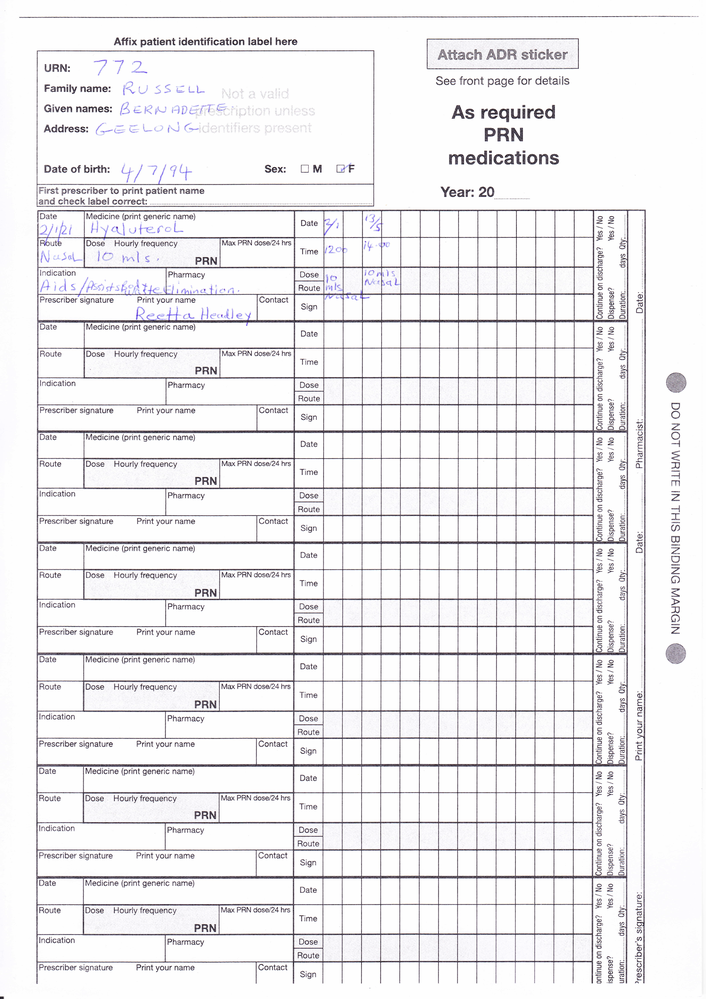
#> input picture preprocessing/tempImage/a_2_0.png, 706 x 999 px, shrunk from 1654 x 2339 before the run
$ python -i preprocessing_tableLineRemoving.py   (imports and definitions only)
#> lines starting #> are read from the running program, lines starting #| are printed output that depends on the picture; after the words box and inside, x2 and y2 are one past the last pixel; in counts of white or black regions, pixels touching at a corner belong together
#> further down, picture is the input picture: shape (999, 706, 3); mean B, G, R 239.1, 237.2, 238.3
'''
    Attention!!!
    The actual result of this part is not very good, so I manually processed a small part of the image before feeding it to the model.
    That's why I didn't add this part of the code to the main! If you need to reproduce it, it is recommended to run this part of the code separately
'''
import cv2
def table_line_remove(img):
    '''
    this function is for removing the table lines. Grayscaling is also done in this step
    :param img: an OpenCV imread input
    :return: 2-d array representing the image without table line
    '''
    gray = cv2.cvtColor(img, cv2.COLOR_BGR2GRAY)
    ret, binary = cv2.threshold(gray, 200, 255, 0)
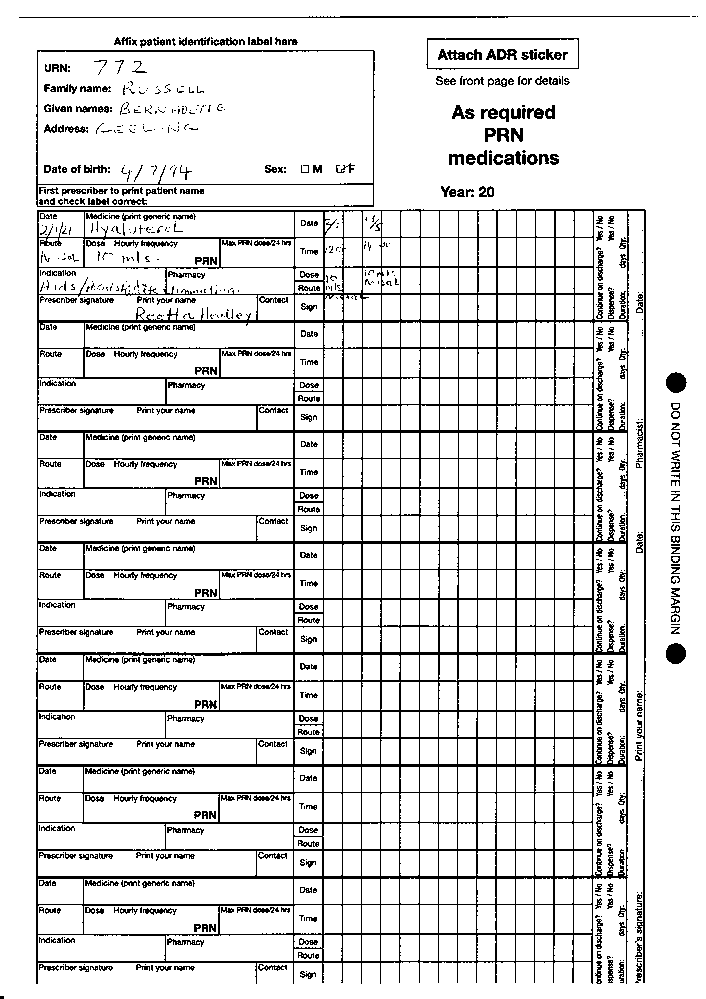
#> binary: shape (999, 706); 88% white; black in thin lines or dots
    # assuming, b_w is the binary image
    inv = 255 - binary
#> inv: shape (999, 706); 12% white in thin lines or dots
    horizontal_img = inv
    vertical_img = inv

    kernel = cv2.getStructuringElement(cv2.MORPH_RECT, (100, 1))
    horizontal_img = cv2.erode(horizontal_img, kernel, iterations=1)
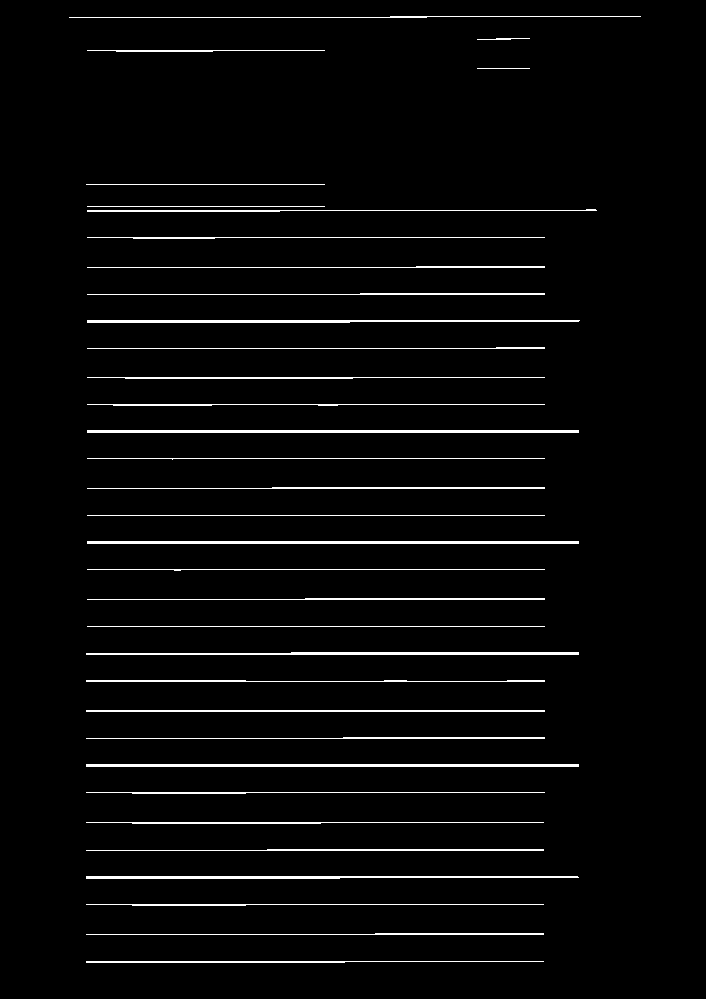
#> horizontal_img: shape (999, 706); 3.3% white in thin lines or dots, all inside (x1, y1, x2, y2) = (69, 16, 641, 963)
    horizontal_img = cv2.dilate(horizontal_img, kernel, iterations=1)
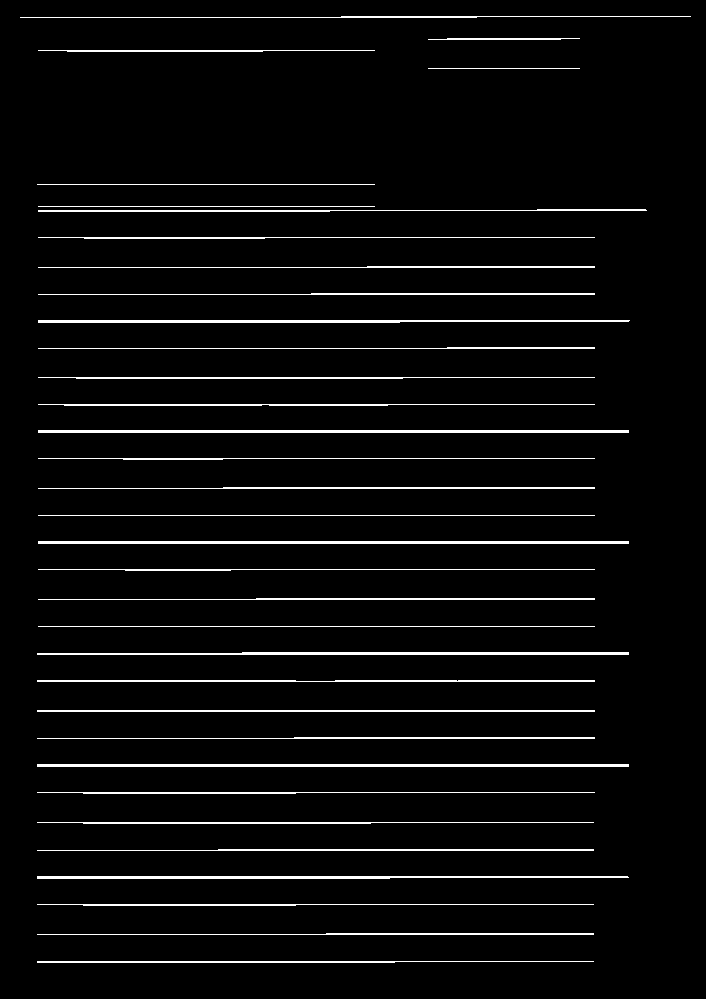
#> horizontal_img: shape (999, 706); 4.3% white in thin lines or dots

    kernel = cv2.getStructuringElement(cv2.MORPH_RECT, (1, 100))
    vertical_img = cv2.erode(vertical_img, kernel, iterations=1)
#> vertical_img: shape (999, 706); 2.1% white in thin lines or dots, all inside (x1, y1, x2, y2) = (36, 100, 646, 935)
    vertical_img = cv2.dilate(vertical_img, kernel, iterations=1)
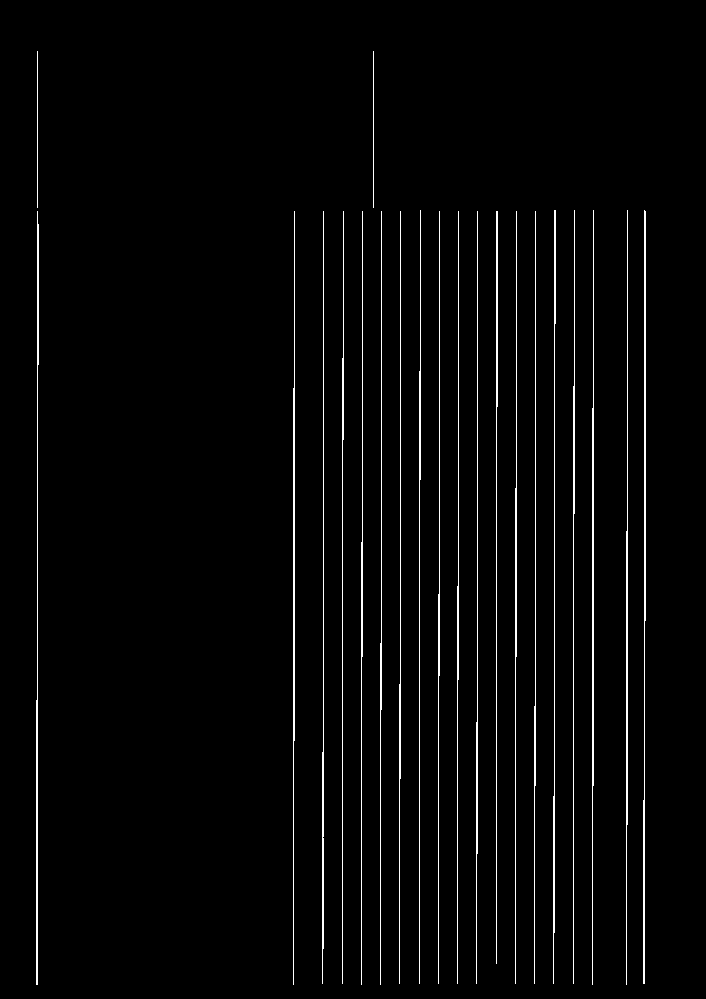
#> vertical_img: shape (999, 706); 2.7% white in thin lines or dots, all inside (x1, y1, x2, y2) = (36, 51, 646, 985)

    mask_img = horizontal_img + vertical_img
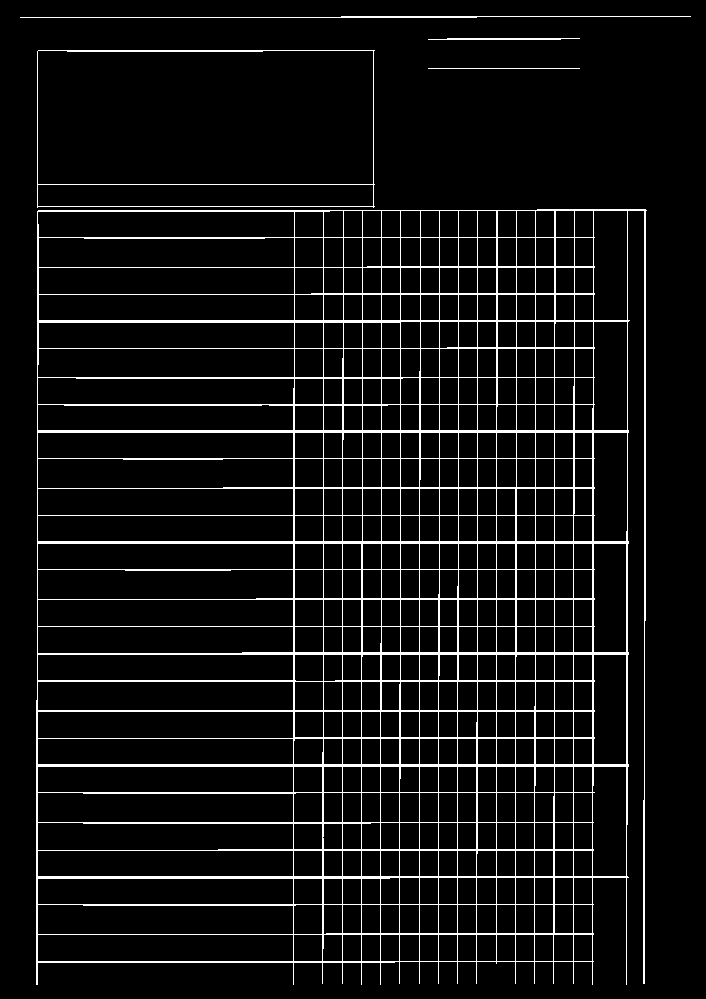
#> mask_img: shape (999, 706); min 0, max 255, mean 17.5
    # no_border = np.bitwise_or(binary, mask_img)
    no_border = cv2.bitwise_or(binary, mask_img)
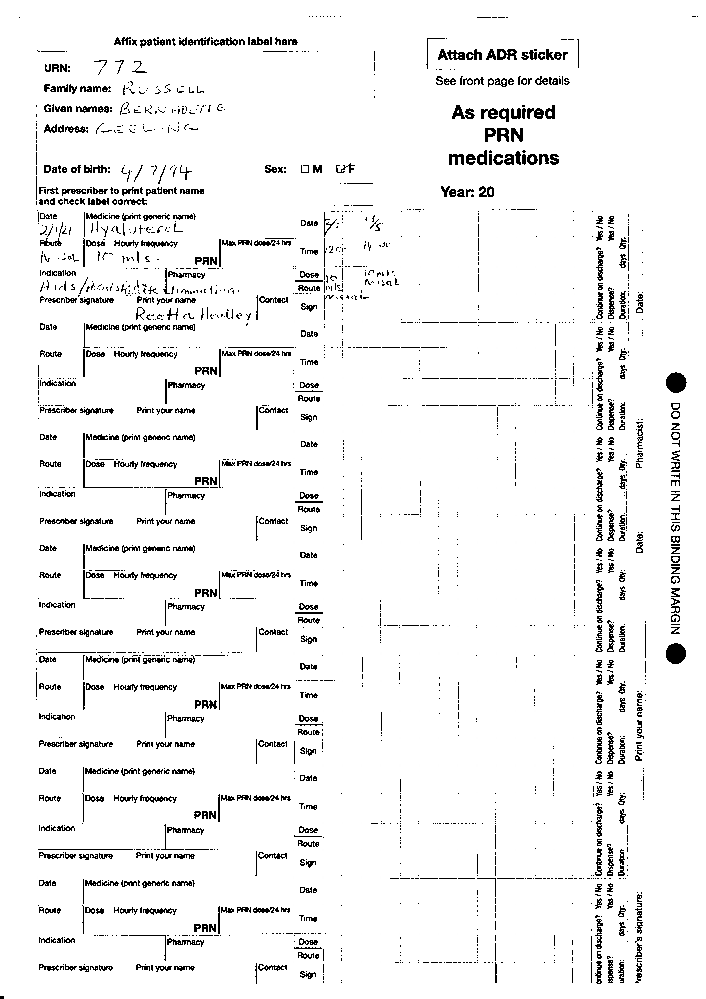
#> no_border: shape (999, 706); min 0, max 255, mean 242
    return no_border

>>> import cv2
>>> picture = cv2.imread('tempImage/a_2_0.png')
>>> result = table_line_remove(picture)

$ run again, on preprocessing/tempImage/c_10_0.png
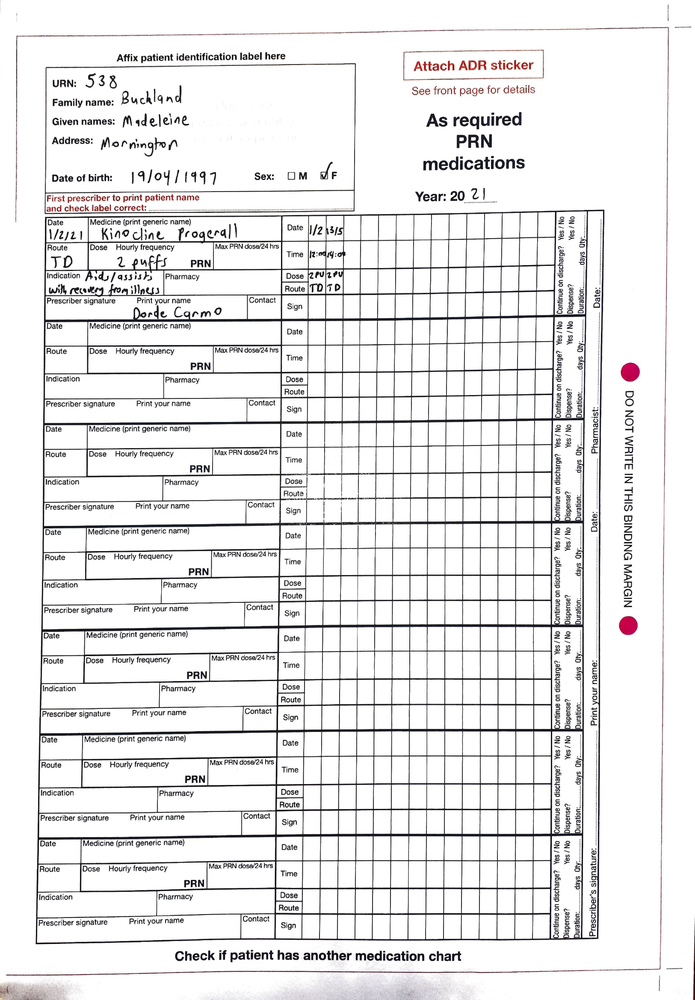
#> input picture preprocessing/tempImage/c_10_0.png, 695 x 1000 px, shrunk from 1625 x 2339 before the run
#> picture is the input picture: shape (1000, 695, 3); mean B, G, R 233.6, 233.1, 233.7
#> in table_line_remove, `ret, binary = cv2.threshold(gray, 200, 255, 0)`:
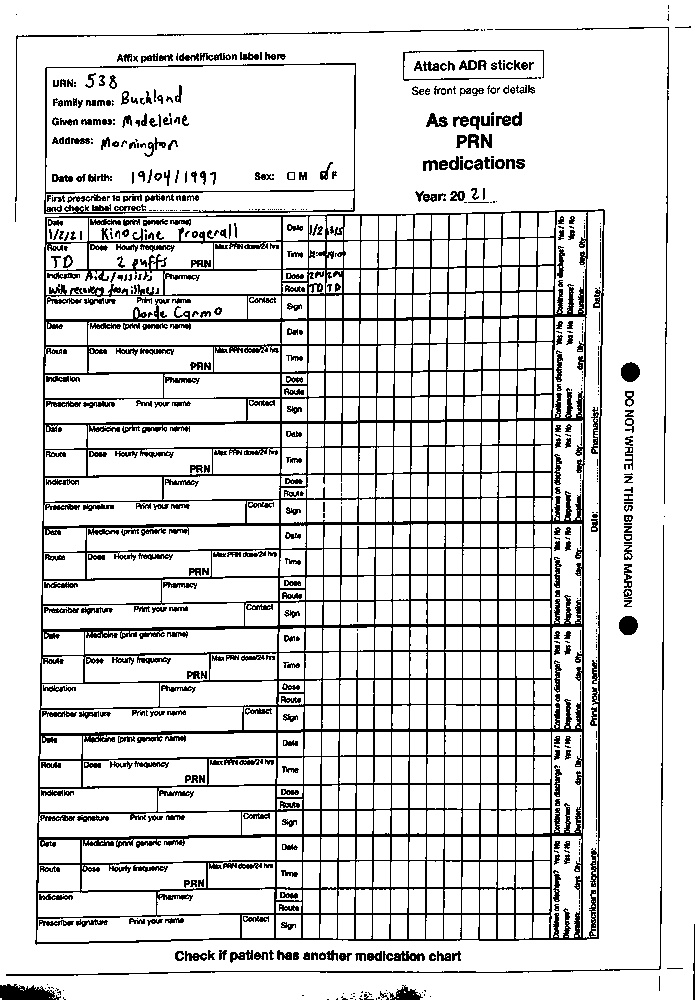
#> binary: shape (1000, 695); 86.2% white; black in thin lines or dots
#> inv: shape (1000, 695); 13.8% white in thin lines or dots
#> in table_line_remove, `no_border = cv2.bitwise_or(binary, mask_img)`:
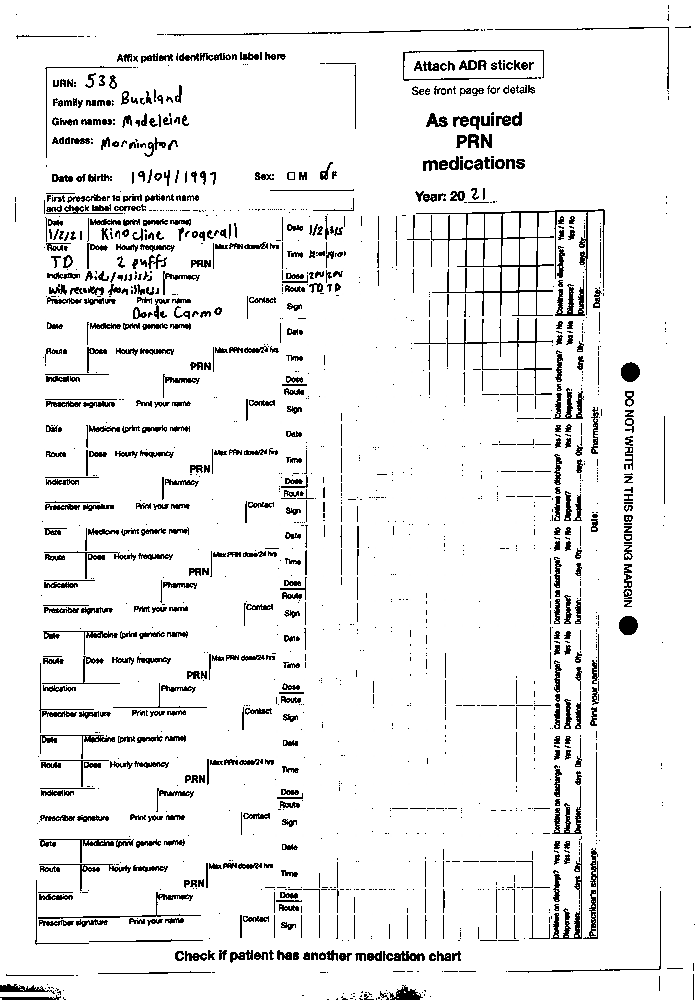
#> no_border: shape (1000, 695); min 0, max 255, mean 236.8

$ run again, on preprocessing/tempImage/c_1_0.png
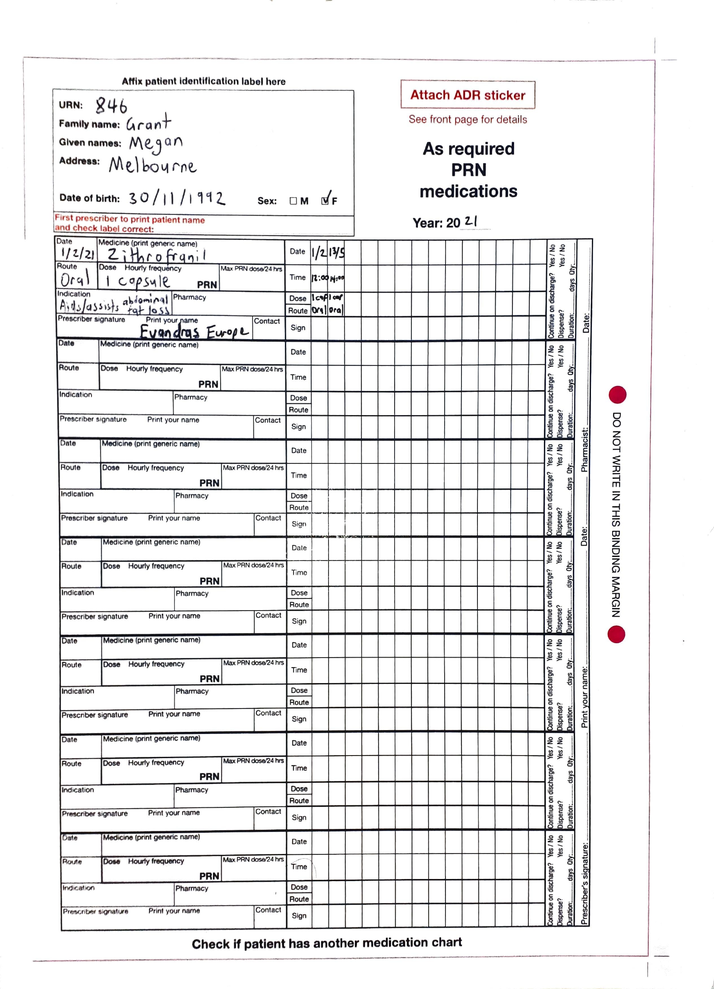
#> input picture preprocessing/tempImage/c_1_0.png, 714 x 989 px, shrunk from 1654 x 2292 before the run
#> picture is the input picture: shape (989, 714, 3); mean B, G, R 234.9, 234.5, 234.9
#> in table_line_remove, `ret, binary = cv2.threshold(gray, 200, 255, 0)`:
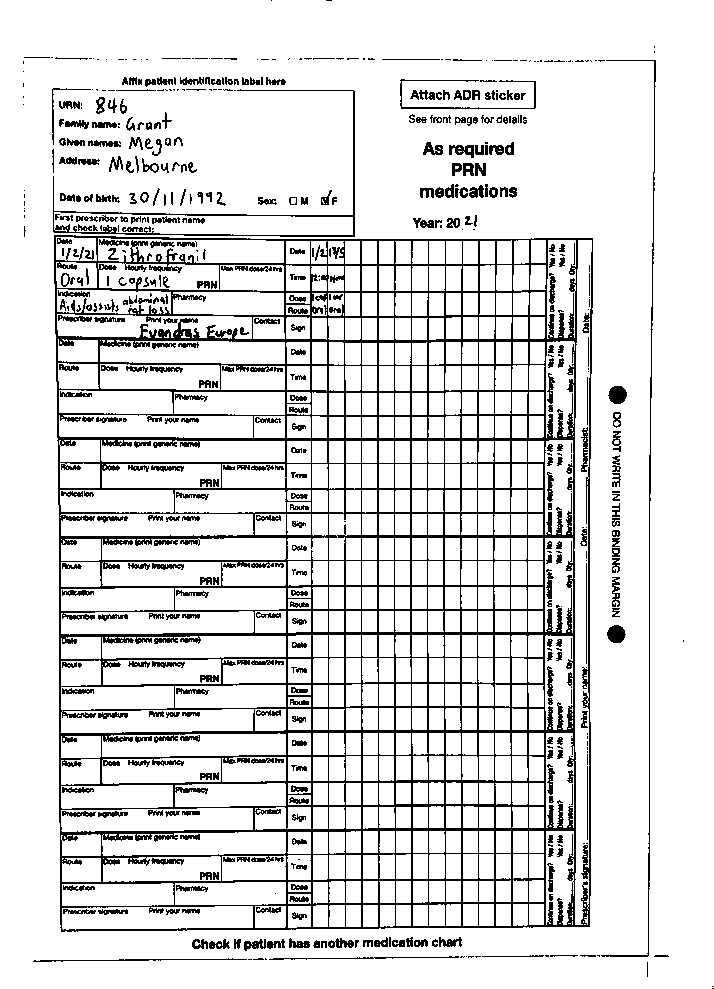
#> binary: shape (989, 714); 87.2% white; black in thin lines or dots
#> inv: shape (989, 714); 12.8% white in thin lines or dots
#> in table_line_remove, `no_border = cv2.bitwise_or(binary, mask_img)`:
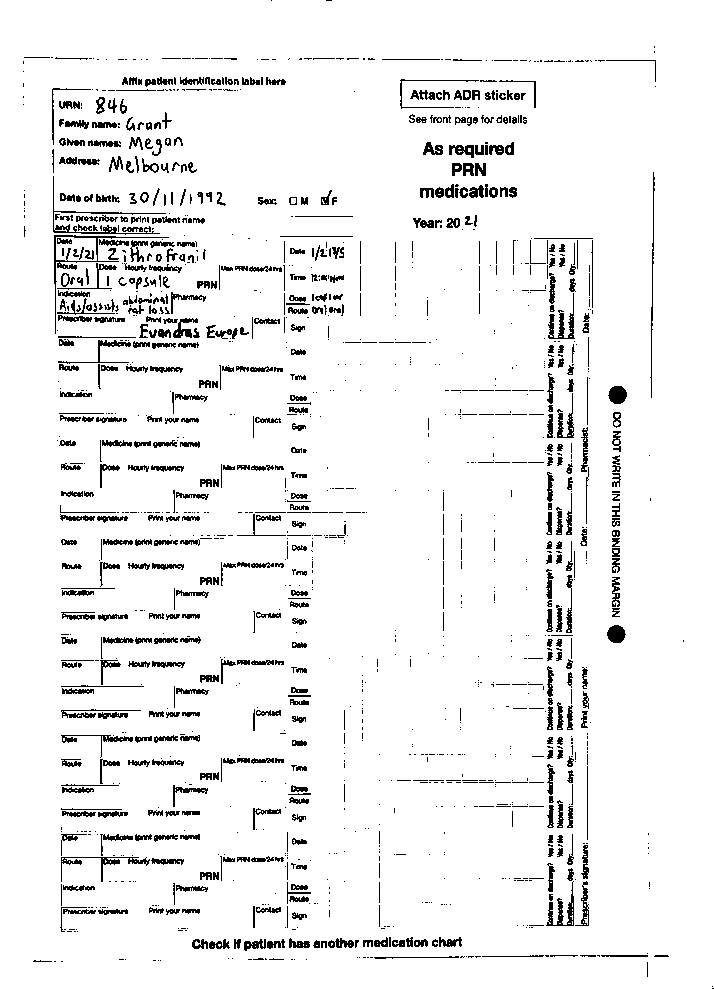
#> no_border: shape (989, 714); min 0, max 255, mean 239.4
